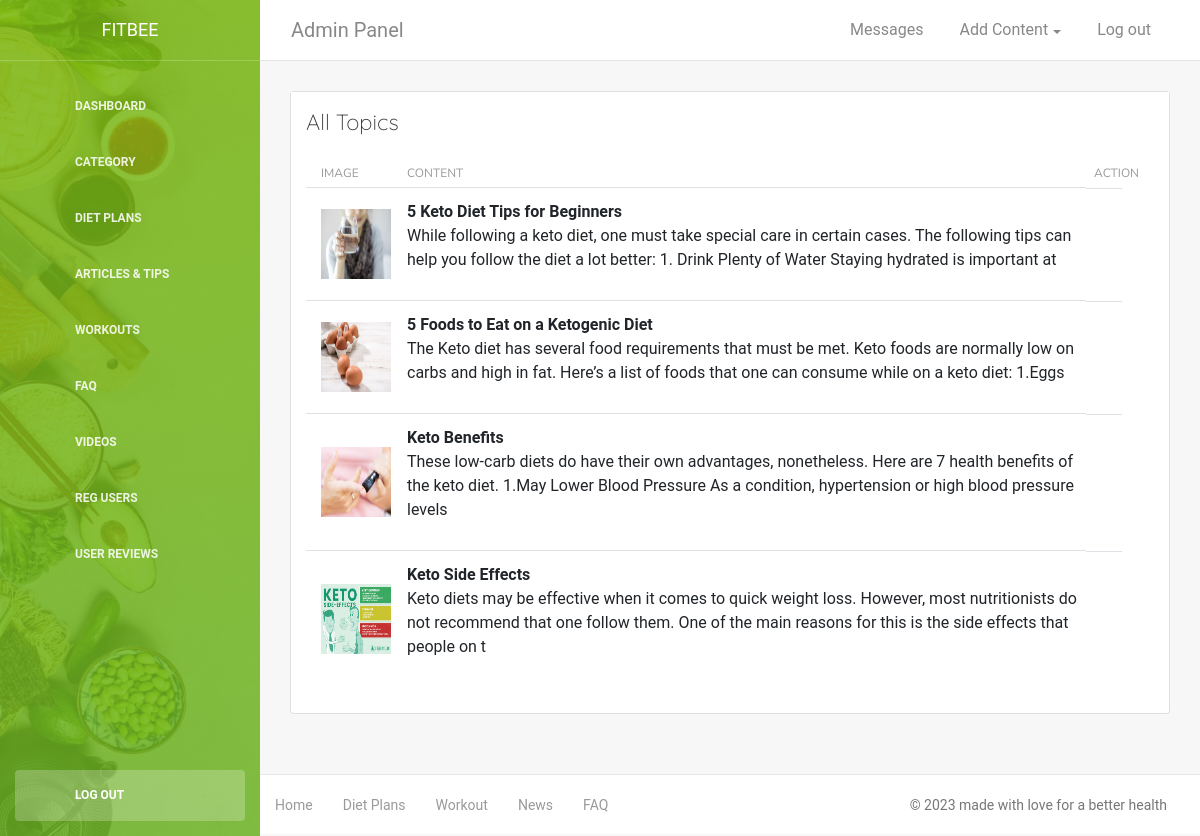
The app's page /Modules/plantopics.php?dietid=4 (signed in) with its own data.
### tables this page shows
CREATE TABLE IF NOT EXISTS `planinfo` (
`planId` int(11) NOT NULL,
  `plan_title` varchar(300) NOT NULL,
  `plan_content` varchar(5000) NOT NULL,
  `plan_image` varchar(120) NOT NULL,
  `dietId` int(11) NOT NULL
);

### Modules/plantopics.php (the view, shortened to what this page needs)
<?php include 'header.php'; ?>
<div class="card-header ">
    <h4 class="card-title"> All Topics </h4>
 </div>
<div class="card-body">
	<div class="row">
		<div class="col-md-12">
			<table class="table">
				<thead>
					<th> Image </th>
					<th> Content </th>
					<th> Action	</th>
				</thead>
				<tbody>
		<?php
		$sql="select * from planinfo where dietId='$_GET[dietid]'";
		$result=$conn->query($sql);
		while($row=$result->fetch_assoc()){
			$aid=$row['planId'];
			echo "<tr>";
			echo "<td><img src='".$row['plan_image']."' width='70px' height='70px'></td>";
		echo "<td><strong>".$row['plan_title']."</strong><p>
		".substr(strip_tags($row['plan_content']),0,200)."</p></td>";
			echo "<td> <a href='#' onclick='delRec($aid)' class='text-decoration-none text-danger'><i class='icofont-trash'></i></a></td>";
			echo "</tr>";
		}
		?>
				</tbody>
			</table>
</div></div></div>
<?php include 'footer.php'; ?>

### Modules/header.php (shortened to what this page needs)
?><!DOCTYPE html>
<html lang="en">
  <head>
      <link rel="stylesheet" href="../asset/css/bootstrap.min.css">
      <link href="../asset/css/light-bootstrap-dashboard.css?v=2.0.0 " rel="stylesheet" />
   <link rel="stylesheet" type="text/css" href="../asset/icofont/icofont.min.css"/>
  </head>
<body>
  <div class="wrapper">
        <div class="sidebar" data-color="green" data-image="../asset/images/sidebar-5.jpg">
                    <div class="sidebar-wrapper">
                <div class="logo">
                    <a href="../index.php" class="simple-text">
                       FITBEE
                    </a>
                </div>
                <ul class="nav">
                    <li>
                        <a class="nav-link active" href="dashboard.php">
                            <i class="icofont-dashboard-web"></i>
                            <p>Dashboard</p>
                        </a>
                    </li>
                     <li>
                        <a class="nav-link" href="./category.php">
                            <i class="icofont-paper"></i>
                            <p>Category</p>
                        </a>
                    </li>
                    <li>
                        <a class="nav-link" href="./dietplans.php">
                            <i class="icofont-fruits"></i>
                            <p>Diet Plans</p>
                        </a>
                    </li>
                    <li class="nav-item">
                        <a class="nav-link" href="./allarticle.php">
                            <i class="icofont-page"></i>
                            <p>Articles & Tips </p>
                        </a>
                    </li>
                    <li class="nav-item">
                        <a class="nav-link" href="./allworkouts.php">
                            <i class="icofont-dumbbell"></i>
                            <p>Workouts </p>
                        </a>
                    </li>
                    <li>
                        <a class="nav-link" href="./faq.php">
                            <i class="icofont-question-circle"></i>
                            <p>FAQ</p>
                        </a>
                    </li>
                    <li>
                        <a class="nav-link" href="./video.php">
                            <i class="icofont-video-alt"></i>
                            <p>Videos</p>
                        </a>
                    </li>
                    <li>
                        <a class="nav-link" href="./regusers.php">
                            <i class="icofont-users"></i>
                            <p>Reg Users</p>
                        </a>
                    </li>
                    <li>
                        <a class="nav-link" href="./reviews.php">
                            <i class="icofont-comment"></i>
                            <p>User Reviews</p>
                        </a>
                    </li>
                    <li class="nav-item active active-pro">
                        <a class="nav-link active" href="logout.php">
                            <i class="icofont-logout"></i>
                            <p>Log Out</p>
                        </a>
                    </li>
                </ul>
            </div>
        </div>
<div class="main-panel">
    <nav class="navbar navbar-expand-lg " color-on-scroll="500">
        <div class="container-fluid">
            <a class="navbar-brand" href="#pablo"> Admin Panel </a>
            <div class="collapse navbar-collapse justify-content-end" id="navigation">
                <ul class="navbar-nav ml-auto">
                    <li class="nav-item">
                        <a class="nav-link" href="allmsg.php">
                            <span class="no-icon">Messages</span>
                        </a>
                    </li>
                    <li class="nav-item dropdown">
                        <a class="nav-link dropdown-toggle" href="http://example.com" id="navbarDropdownMenuLink" data-toggle="dropdown" aria-haspopup="true" aria-expanded="false">
                            <span class="no-icon">Add Content</span>
                        </a>
                    </li>
                    <li class="nav-item">
                        <a class="nav-link" href="logout.php">
                            <span class="no-icon">Log out</span>
                        </a>
                    </li>
                </ul>
            </div>
        </div>
    </nav>
    <div class="content">
        <div class="container-fluid">
            <div class="row">
                <div class="col-md-12">
                    <div class="card">

### Modules/footer.php (shortened to what this page needs)
 </div>
                </div>
                                </div>
        </div>
    </div>
    <footer class="footer">
        <div class="container-fluid">
            <nav>
                <ul class="footer-menu">
                    <li>
                        <a href="../index.php">
                            Home
                        </a>
                    </li>
                    <li>
                        <a href="../dietPlan.php">
                            Diet Plans
                        </a>
                    </li>
                    <li>
                        <a href="../workout.php">
                            Workout
                        </a>
                    </li>
                    <li>
                        <a href="../news.php">
                            News
                        </a>
                    </li>
                    <li>
                        <a href="../faq.php">
                            FAQ
                        </a>
                    </li>
                </ul>
                <p class="copyright text-center">
                    ©
                        made with love for a better health
                </p>
            </nav>
        </div>
    </footer>
        </div>
    </div>
</body>
</html>

### Modules/header.php (style rules this page uses)
body { font-family: 'Nunito Sans', sans-serif; }
h1,h2,h3,h4,h5 { font-family: 'Quicksand', sans-serif; }
:root { --themeColor1:#86CA2D; --themeColor2:#1CC3CB; --themeColor3:#f59031; --themeColor4:#e74c3c; }

### records on screen
planinfo: plan_image (picture), plan_title "5 Keto Diet Tips for Beginners", plan_content "While following a keto diet, one must take special care in certain cases. The following tips can help you follow the diet a lot better: 1. Drink Plenty of Water Staying hydrated is important at"
planinfo: plan_image (picture), plan_title "5 Foods to Eat on a Ketogenic Diet", plan_content "The Keto diet has several food requirements that must be met. Keto foods are normally low on carbs and high in fat. Here’s a list of foods that one can consume while on a keto diet: 1.Eggs"
planinfo: plan_image (picture), plan_title "Keto Benefits", plan_content "These low-carb diets do have their own advantages, nonetheless. Here are 7 health benefits of the keto diet. 1.May Lower Blood Pressure As a condition, hypertension or high blood pressure levels"
planinfo: plan_image (picture), plan_title "Keto Side Effects", plan_content "Keto diets may be effective when it comes to quick weight loss. However, most nutritionists do not recommend that one follow them. One of the main reasons for this is the side effects that people on t"
